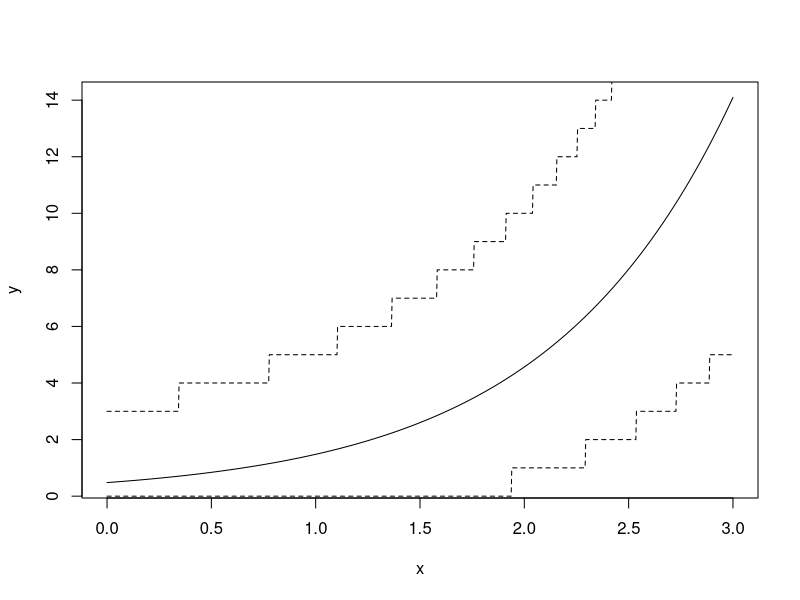

Reproduce this figure in R.
# Read the data (Session --> Set Working Directory --> To source file location)
DF <- read.csv("example_data_counts.csv")

# Fit the model
GLM <- glm(apples ~ age, family = poisson(link = "log"), data = DF)

# Enter the estimates
intercept   <- coef(GLM)[1]
slope       <- coef(GLM)[2]
inverselink <- exp

# Create a large sequence of numbers along the x-axis
x <- seq(0, 3, length.out = 1000)

# The following gives us two things:
#  - Predictions of lambda for every value of x
#  - A standard error at that value of x
pred <- predict(GLM, newdata = list(age = x), type = "link", se.fit = TRUE)

# Combined, those two can create a 95% CI on the scale of linear predictor.
# On this scale (not on the original scale!), we can use a normal-approximation.
eta     <- pred$fit
eta_lwr <- pred$fit + qnorm(0.025) * pred$se.fit
eta_upr <- pred$fit + qnorm(0.975) * pred$se.fit

# Compute the resulting values on the y-axis
# For the prediction interval, we want the lowest 2.5% of a Poisson distribution
# with lambda equal to the lower bound of the confidence interval, and the 
# highest 2.5% o a Poisson distribution with lambda equal to the upper bound.
y     <- inverselink(eta)
y_lwr <- qpois(0.025, lambda = inverselink(eta_lwr))
y_upr <- qpois(0.975, lambda = inverselink(eta_upr))

# Plot the resulting model
plot(x, y, type = "l")

# Add the prediction band
lines(x, y_lwr, lty = "dashed")
lines(x, y_upr, lty = "dashed")
